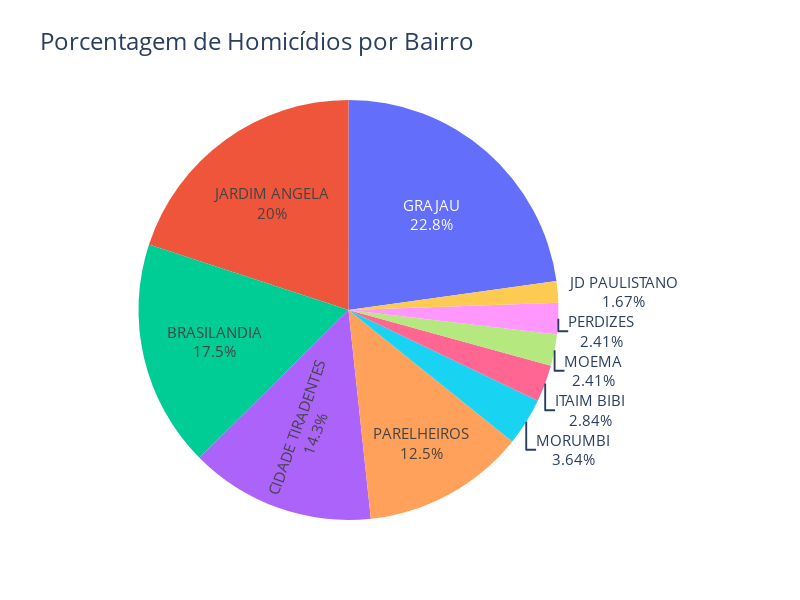

Here is the notebook cell this chart was saved with:
### Code cell
# Somando a quantidade de homicídios ocorridos por bairro
bairro_homicidios = bairros_renda.groupby('BAIRRO')['ANO'].sum()

# Somando o total de homicídios
total_homicidios = bairro_homicidios.sum()
# Trazendo a porcentagem de homicídios de cada bairro 
bairro_percentages = (bairro_homicidios / total_homicidios) * 100

# Fazendo um gráfico de pizza para visualizar o tamanho que cada bairro tem na taxa de homicídios, comparando os de maior e menor renda apenas
fig = go.Figure(data=[go.Pie(labels=bairro_percentages.index, values=bairro_percentages.values)])
fig.update_traces(hoverinfo='label+percent', textinfo='percent+label', textfont_size=15)
fig.update_layout(title='Porcentagem de Homicídios por Bairro', 
                  title_font_size=24,  showlegend=False, height=600, width=800)
fig.show()

### Figure 1 — Plotly figure (JSON) as saved in the notebook; plotly's stock layout.template omitted (floating-point values rounded to 4 significant figures)
{"data": [{"hoverinfo": "label+percent", "labels": ["BRASILANDIA", "CIDADE TIRADENTES", "GRAJAU", "ITAIM BIBI", "JARDIM ANGELA", "JD PAULISTANO", "MOEMA", "MORUMBI", "PARELHEIROS", "PERDIZES"], "textfont": {"size": 15}, "textinfo": "percent+label", "type": "pie", "values": [17.48, 14.27, 22.79, 2.841, 19.95, 1.668, 2.409, 3.644, 12.54, 2.409]}], "layout": {"height": 600, "showlegend": false, "title": {"font": {"size": 24}, "text": "Porcentagem de Homicídios por Bairro"}, "width": 800}}
